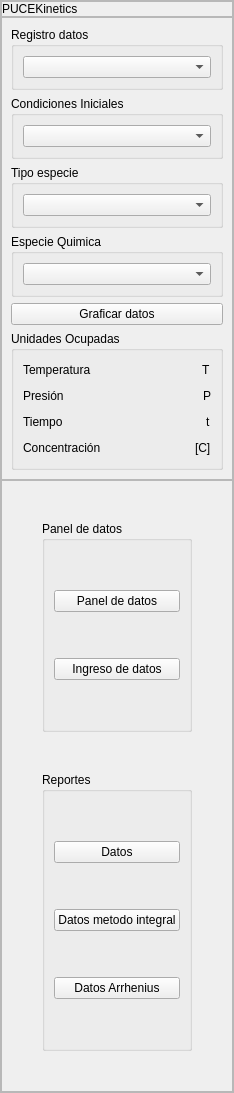
        <widget class="QFrame" name="menu_derecho">
         <property name="maximumSize">
          <size>
           <width>250</width>
           <height>16777215</height>
          </size>
         </property>
         <property name="styleSheet">
          <string notr="true">/*background-color: rgb(230, 230, 230);</string>
         </property>
         <property name="frameShape">
          <enum>QFrame::StyledPanel</enum>
         </property>
         <property name="frameShadow">
          <enum>QFrame::Raised</enum>
         </property>
         <layout class="QVBoxLayout" name="verticalLayout_7">
          <property name="spacing">
           <number>0</number>
          </property>
          <property name="leftMargin">
           <number>0</number>
          </property>
          <property name="topMargin">
           <number>0</number>
          </property>
          <property name="rightMargin">
           <number>0</number>
          </property>
          <property name="bottomMargin">
           <number>0</number>
          </property>
          <item>
           <widget class="QFrame" name="frame_4">
            <property name="maximumSize">
             <size>
              <width>16777215</width>
              <height>60</height>
             </size>
            </property>
            <property name="frameShape">
             <enum>QFrame::StyledPanel</enum>
            </property>
            <property name="frameShadow">
             <enum>QFrame::Raised</enum>
            </property>
            <layout class="QHBoxLayout" name="horizontalLayout_2">
             <property name="spacing">
              <number>0</number>
             </property>
             <property name="leftMargin">
              <number>0</number>
             </property>
             <property name="topMargin">
              <number>0</number>
             </property>
             <property name="rightMargin">
              <number>0</number>
             </property>
             <property name="bottomMargin">
              <number>0</number>
             </property>
             <item>
              <widget class="QLabel" name="label">
               <property name="maximumSize">
                <size>
                 <width>16777215</width>
                 <height>60</height>
                </size>
               </property>
               <property name="text">
                <string>PUCEKinetics</string>
               </property>
               <property name="textFormat">
                <enum>Qt::AutoText</enum>
               </property>
               <property name="scaledContents">
                <bool>false</bool>
               </property>
               <property name="wordWrap">
                <bool>false</bool>
               </property>
              </widget>
             </item>
            </layout>
           </widget>
          </item>
          <item>
           <widget class="QFrame" name="frame_3">
            <property name="frameShape">
             <enum>QFrame::StyledPanel</enum>
            </property>
            <property name="frameShadow">
             <enum>QFrame::Raised</enum>
            </property>
            <layout class="QVBoxLayout" name="verticalLayout_3">
             <item>
              <widget class="QGroupBox" name="groupBox_2">
               <property name="title">
                <string>Registro datos</string>
               </property>
               <layout class="QVBoxLayout" name="verticalLayout_9">
                <item>
                 <widget class="QComboBox" name="registro_datos_box"/>
                </item>
               </layout>
              </widget>
             </item>
             <item>
              <widget class="QGroupBox" name="groupBox_17">
               <property name="title">
                <string>Condiciones Iniciales</string>
               </property>
               <layout class="QHBoxLayout" name="horizontalLayout_8">
                <item>
                 <widget class="QComboBox" name="filtro_datos_box_3"/>
                </item>
               </layout>
              </widget>
             </item>
             <item>
              <widget class="QGroupBox" name="groupBox_3">
               <property name="title">
                <string>Tipo especie</string>
               </property>
               <layout class="QVBoxLayout" name="verticalLayout_13">
                <item>
                 <widget class="QComboBox" name="filtro_datos_box"/>
                </item>
               </layout>
              </widget>
             </item>
             <item>
              <widget class="QGroupBox" name="groupBox_4">
               <property name="title">
                <string>Especie Quimica</string>
               </property>
               <layout class="QVBoxLayout" name="verticalLayout_16">
                <item>
                 <widget class="QComboBox" name="filtro_datos_box_2"/>
                </item>
               </layout>
              </widget>
             </item>
             <item>
              <widget class="QPushButton" name="graficar_datos_btn">
               <property name="text">
                <string>Graficar datos</string>
               </property>
              </widget>
             </item>
             <item>
              <widget class="QGroupBox" name="groupBox">
               <property name="title">
                <string>Unidades Ocupadas</string>
               </property>
               <layout class="QVBoxLayout" name="verticalLayout_19">
                <item>
                 <layout class="QHBoxLayout" name="horizontalLayout_17">
                  <item>
                   <widget class="QLabel" name="temp_u_e">
                    <property name="text">
                     <string>Temperatura</string>
                    </property>
                   </widget>
                  </item>
                  <item>
                   <spacer name="horizontalSpacer_10">
                    <property name="orientation">
                     <enum>Qt::Horizontal</enum>
                    </property>
                    <property name="sizeHint" stdset="0">
                     <size>
                      <width>40</width>
                      <height>20</height>
                     </size>
                    </property>
                   </spacer>
                  </item>
                  <item>
                   <widget class="QLabel" name="temp_u_l">
                    <property name="layoutDirection">
                     <enum>Qt::LeftToRight</enum>
                    </property>
                    <property name="text">
                     <string>T</string>
                    </property>
                   </widget>
                  </item>
                 </layout>
                </item>
                <item>
                 <layout class="QHBoxLayout" name="horizontalLayout_18">
                  <item>
                   <widget class="QLabel" name="p_u_e">
                    <property name="text">
                     <string>Presión</string>
                    </property>
                   </widget>
                  </item>
                  <item>
                   <spacer name="horizontalSpacer_11">
                    <property name="orientation">
                     <enum>Qt::Horizontal</enum>
                    </property>
                    <property name="sizeHint" stdset="0">
                     <size>
                      <width>40</width>
                      <height>20</height>
                     </size>
                    </property>
                   </spacer>
                  </item>
                  <item>
                   <widget class="QLabel" name="p_u_l">
                    <property name="text">
                     <string>P</string>
                    </property>
                   </widget>
                  </item>
                 </layout>
                </item>
                <item>
                 <layout class="QHBoxLayout" name="horizontalLayout_19">
                  <item>
                   <widget class="QLabel" name="t_u_e">
                    <property name="text">
                     <string>Tiempo</string>
                    </property>
                   </widget>
                  </item>
                  <item>
                   <spacer name="horizontalSpacer_12">
                    <property name="orientation">
                     <enum>Qt::Horizontal</enum>
                    </property>
                    <property name="sizeHint" stdset="0">
                     <size>
                      <width>40</width>
                      <height>20</height>
                     </size>
                    </property>
                   </spacer>
                  </item>
                  <item>
                   <widget class="QLabel" name="t_u_label">
                    <property name="layoutDirection">
                     <enum>Qt::LeftToRight</enum>
                    </property>
                    <property name="text">
                     <string>t</string>
                    </property>
                   </widget>
                  </item>
                 </layout>
                </item>
                <item>
                 <layout class="QHBoxLayout" name="horizontalLayout_20">
                  <item>
                   <widget class="QLabel" name="c_u_e">
                    <property name="text">
                     <string>Concentración</string>
                    </property>
                   </widget>
                  </item>
                  <item>
                   <spacer name="horizontalSpacer_13">
                    <property name="orientation">
                     <enum>Qt::Horizontal</enum>
                    </property>
                    <property name="sizeHint" stdset="0">
                     <size>
                      <width>40</width>
                      <height>20</height>
                     </size>
                    </property>
                   </spacer>
                  </item>
                  <item>
                   <widget class="QLabel" name="c_u_label">
                    <property name="text">
                     <string>[C]</string>
                    </property>
                   </widget>
                  </item>
                 </layout>
                </item>
               </layout>
              </widget>
             </item>
            </layout>
           </widget>
          </item>
          <item>
           <widget class="QFrame" name="frame_7">
            <property name="frameShape">
             <enum>QFrame::StyledPanel</enum>
            </property>
            <property name="frameShadow">
             <enum>QFrame::Raised</enum>
            </property>
            <layout class="QVBoxLayout" name="verticalLayout_5">
             <property name="spacing">
              <number>0</number>
             </property>
             <property name="leftMargin">
              <number>0</number>
             </property>
             <property name="topMargin">
              <number>0</number>
             </property>
             <property name="rightMargin">
              <number>0</number>
             </property>
             <property name="bottomMargin">
              <number>0</number>
             </property>
             <item>
              <layout class="QHBoxLayout" name="horizontalLayout_3">
               <item>
                <spacer name="horizontalSpacer_14">
                 <property name="orientation">
                  <enum>Qt::Horizontal</enum>
                 </property>
                 <property name="sizeHint" stdset="0">
                  <size>
                   <width>40</width>
                   <height>20</height>
                  </size>
                 </property>
                </spacer>
               </item>
               <item>
                <layout class="QVBoxLayout" name="verticalLayout_4">
                 <property name="spacing">
                  <number>0</number>
                 </property>
                 <item>
                  <spacer name="verticalSpacer_11">
                   <property name="orientation">
                    <enum>Qt::Vertical</enum>
                   </property>
                   <property name="sizeHint" stdset="0">
                    <size>
                     <width>20</width>
                     <height>40</height>
                    </size>
                   </property>
                  </spacer>
                 </item>
                 <item>
                  <widget class="QGroupBox" name="groupBox_20">
                   <property name="title">
                    <string>Panel de datos</string>
                   </property>
                   <layout class="QVBoxLayout" name="verticalLayout_20">
                    <item>
                     <spacer name="verticalSpacer_16">
                      <property name="orientation">
                       <enum>Qt::Vertical</enum>
                      </property>
                      <property name="sizeHint" stdset="0">
                       <size>
                        <width>20</width>
                        <height>40</height>
                       </size>
                      </property>
                     </spacer>
                    </item>
                    <item>
                     <widget class="QPushButton" name="panel_datos_btn">
                      <property name="text">
                       <string>Panel de datos</string>
                      </property>
                     </widget>
                    </item>
                    <item>
                     <spacer name="verticalSpacer_12">
                      <property name="orientation">
                       <enum>Qt::Vertical</enum>
                      </property>
                      <property name="sizeHint" stdset="0">
                       <size>
                        <width>20</width>
                        <height>40</height>
                       </size>
                      </property>
                     </spacer>
                    </item>
                    <item>
                     <widget class="QPushButton" name="ingreso_datos_btn">
                      <property name="text">
                       <string>Ingreso de datos</string>
                      </property>
                     </widget>
                    </item>
                    <item>
                     <spacer name="verticalSpacer_13">
                      <property name="orientation">
                       <enum>Qt::Vertical</enum>
                      </property>
                      <property name="sizeHint" stdset="0">
                       <size>
                        <width>20</width>
                        <height>40</height>
                       </size>
                      </property>
                     </spacer>
                    </item>
                   </layout>
                  </widget>
                 </item>
                 <item>
                  <spacer name="verticalSpacer_14">
                   <property name="orientation">
                    <enum>Qt::Vertical</enum>
                   </property>
                   <property name="sizeHint" stdset="0">
                    <size>
                     <width>20</width>
                     <height>40</height>
                    </size>
                   </property>
                  </spacer>
                 </item>
                 <item>
                  <widget class="QGroupBox" name="groupBox_21">
                   <property name="title">
                    <string>Reportes</string>
                   </property>
                   <layout class="QVBoxLayout" name="verticalLayout_21">
                    <item>
                     <spacer name="verticalSpacer_17">
                      <property name="orientation">
                       <enum>Qt::Vertical</enum>
                      </property>
                      <property name="sizeHint" stdset="0">
                       <size>
                        <width>20</width>
                        <height>40</height>
                       </size>
                      </property>
                     </spacer>
                    </item>
                    <item>
                     <widget class="QPushButton" name="rep1">
                      <property name="text">
                       <string>Datos</string>
                      </property>
                     </widget>
                    </item>
                    <item>
                     <spacer name="verticalSpacer_19">
                      <property name="orientation">
                       <enum>Qt::Vertical</enum>
                      </property>
                      <property name="sizeHint" stdset="0">
                       <size>
                        <width>20</width>
                        <height>40</height>
                       </size>
                      </property>
                     </spacer>
                    </item>
                    <item>
                     <widget class="QPushButton" name="rep_mi">
                      <property name="text">
                       <string>Datos metodo integral</string>
                      </property>
                     </widget>
                    </item>
                    <item>
                     <spacer name="verticalSpacer_20">
                      <property name="orientation">
                       <enum>Qt::Vertical</enum>
                      </property>
                      <property name="sizeHint" stdset="0">
                       <size>
                        <width>20</width>
                        <height>40</height>
                       </size>
                      </property>
                     </spacer>
                    </item>
                    <item>
                     <widget class="QPushButton" name="rep_arrh">
                      <property name="text">
                       <string>Datos Arrhenius</string>
                      </property>
                     </widget>
                    </item>
                    <item>
                     <spacer name="verticalSpacer_9">
                      <property name="orientation">
                       <enum>Qt::Vertical</enum>
                      </property>
                      <property name="sizeHint" stdset="0">
                       <size>
                        <width>20</width>
                        <height>40</height>
                       </size>
                      </property>
                     </spacer>
                    </item>
                   </layout>
                  </widget>
                 </item>
                 <item>
                  <spacer name="verticalSpacer_15">
                   <property name="orientation">
                    <enum>Qt::Vertical</enum>
                   </property>
                   <property name="sizeHint" stdset="0">
                    <size>
                     <width>20</width>
                     <height>40</height>
                    </size>
                   </property>
                  </spacer>
                 </item>
                </layout>
               </item>
               <item>
                <spacer name="horizontalSpacer">
                 <property name="orientation">
                  <enum>Qt::Horizontal</enum>
                 </property>
                 <property name="sizeHint" stdset="0">
                  <size>
                   <width>40</width>
                   <height>20</height>
                  </size>
                 </property>
                </spacer>
               </item>
              </layout>
             </item>
            </layout>
           </widget>
          </item>
         </layout>
        </widget>
